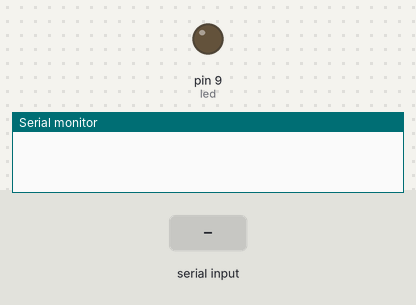
A sketch run on a simulated Arduino Uno, built with avr-gcc and run on an emulated ATmega328P. On the bench: output pins drawn as LEDs (lit = HIGH), the last lines printed to the serial monitor. The inputs (shaded band) are chosen by the test bench.

Above: at 1.2 s.
1.3 s: byte 1 (1) received over Serial
At 2.5 s:
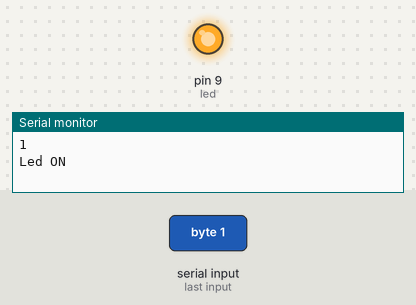
2.8 s: byte 0 (0) received over Serial
At 3.9 s:
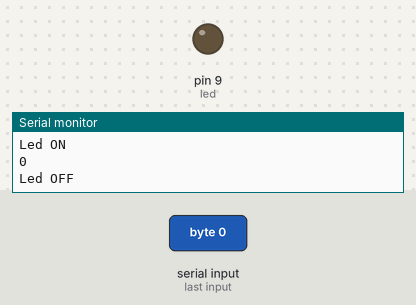
Timing chart, 0 to 5.8 s (numbered marks = the images above; inputs shaded):
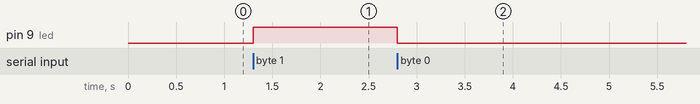

Measured:
- after the input at 1.3 s, pin 9 (led): LOW → HIGH at once
- after the input at 2.8 s, pin 9 (led): HIGH → LOW at once

The sketch:

Lights.ino
```cpp
// the led is connected to pin 9 and ground
int led = 9;

void setup() {
  pinMode(led, OUTPUT);
  Serial.begin(9600);
}

void loop() {

  while(Serial.available() == 0);

  int val = Serial.read();
  Serial.println(val);

  if( val == 1)
  {
     Serial.println("Led ON");
     digitalWrite(led,HIGH);
  }
  else if( val == 0)
  {
     Serial.println("Led OFF");
     digitalWrite(led,LOW);
  }

}
```
